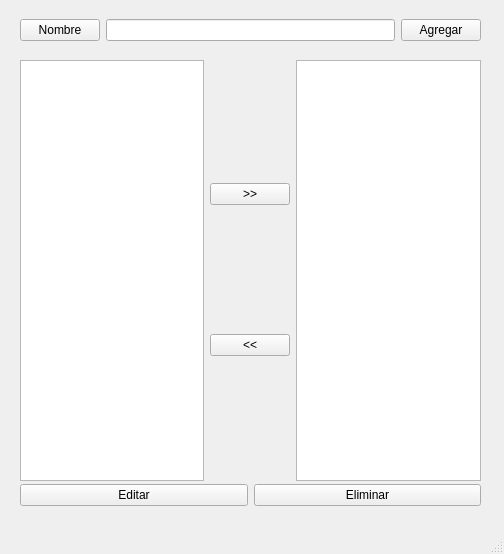
<?xml version="1.0" encoding="UTF-8"?>
<ui version="4.0">
 <class>MainWindow</class>
 <widget class="QMainWindow" name="MainWindow">
  <property name="geometry">
   <rect>
    <x>0</x>
    <y>0</y>
    <width>504</width>
    <height>554</height>
   </rect>
  </property>
  <property name="windowTitle">
   <string>MainWindow</string>
  </property>
  <widget class="QWidget" name="centralwidget">
   <widget class="QWidget" name="horizontalLayoutWidget">
    <property name="geometry">
     <rect>
      <x>20</x>
      <y>10</y>
      <width>461</width>
      <height>41</height>
     </rect>
    </property>
    <layout class="QHBoxLayout" name="horizontalLayout">
     <item>
      <widget class="QPushButton" name="btnnombre">
       <property name="text">
        <string>Nombre</string>
       </property>
      </widget>
     </item>
     <item>
      <widget class="QLineEdit" name="lineentrada"/>
     </item>
     <item>
      <widget class="QPushButton" name="btnagregar">
       <property name="text">
        <string>Agregar</string>
       </property>
      </widget>
     </item>
    </layout>
   </widget>
   <widget class="QWidget" name="horizontalLayoutWidget_2">
    <property name="geometry">
     <rect>
      <x>20</x>
      <y>60</y>
      <width>461</width>
      <height>421</height>
     </rect>
    </property>
    <layout class="QHBoxLayout" name="horizontalLayout_2">
     <item>
      <widget class="QListWidget" name="listizquierda"/>
     </item>
     <item>
      <layout class="QVBoxLayout" name="verticalLayout">
       <item>
        <widget class="QPushButton" name="btnIrderecha">
         <property name="text">
          <string>&gt;&gt;</string>
         </property>
        </widget>
       </item>
       <item>
        <widget class="QPushButton" name="btnirizquierda">
         <property name="text">
          <string>&lt;&lt;</string>
         </property>
        </widget>
       </item>
      </layout>
     </item>
     <item>
      <widget class="QListWidget" name="listderecha"/>
     </item>
    </layout>
   </widget>
   <widget class="QWidget" name="horizontalLayoutWidget_3">
    <property name="geometry">
     <rect>
      <x>20</x>
      <y>480</y>
      <width>461</width>
      <height>31</height>
     </rect>
    </property>
    <layout class="QHBoxLayout" name="horizontalLayout_3">
     <item>
      <widget class="QPushButton" name="btneditar">
       <property name="text">
        <string>Editar</string>
       </property>
      </widget>
     </item>
     <item>
      <widget class="QPushButton" name="btneliminar">
       <property name="text">
        <string>Eliminar</string>
       </property>
      </widget>
     </item>
    </layout>
   </widget>
  </widget>
  <widget class="QMenuBar" name="menubar">
   <property name="geometry">
    <rect>
     <x>0</x>
     <y>0</y>
     <width>504</width>
     <height>21</height>
    </rect>
   </property>
  </widget>
  <widget class="QStatusBar" name="statusbar"/>
 </widget>
 <resources/>
 <connections/>
</ui>
